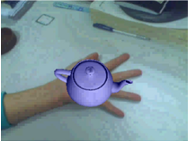
//> input picture new/1.png, 188 x 141 px, given in place of the camera
$ ./FeatureTracker   (built with g++ and OpenCV 4)
//> lines starting //> are read from the running program, lines starting //| are printed output that depends on the picture; after the words box and inside, x2 and y2 are one past the last pixel; in counts of white or black regions, pixels touching at a corner belong together
#include <stdio.h>
#include <opencv2/opencv.hpp>
#include <opencv2/core/core.hpp>
#include <opencv2/features2d/features2d.hpp>
#include <opencv2/highgui/highgui.hpp>
#include <opencv2/imgproc/imgproc.hpp>
#include <opencv2/video/video.hpp>
#include <iostream>

#define MIN_FEATURES 30
#define FAST_THRESHOLD 50
#define FEATURE_POINT_SIZE 3
#define MAX_FRAMES 50

using namespace cv;
using namespace std;

int main(int argc, char** argv )
{
   /* Video Camera Object */
   VideoCapture cam;

   /* Video Frame Images */
   Mat frame, frame_gray, oldframe;

   /* Matrix for Rigid Transform */
   Mat rigid_transform;

   /* Feature Point Vectors */
   std::vector<KeyPoint> keypoints;
   std::vector<Point2f> pts, tracked_pts, prev_pts, saved_pts;

   /* Status and Error Flags for KLT Algorithm */
   std::vector<uchar> status;
   std::vector<float> err;

   /* Pixed Distance Calculation Variables */
   float sum_x, sum_y, dist_x = 0, dist_y = 0;
   //int min_x, max_x, min_y, max_y;

   /* Frame Counter */
   int frame_count = 0;

   /* Open Camera Device */
   cam.open(0);

   /* Check Camera Device Opens (Returns -1 on Error) */
   if (!cam.isOpened()) {
      return -1;
   }

   /* Create Window for Displaying Video Feed */
   namedWindow("Feature Tracking", WINDOW_NORMAL);

   /* Loop Forever Until Camera Closed */
   while (cam.isOpened()) {
      /* Obtain Frame from Camera */
      cam >> frame;
//> frame is the input picture: 141 rows x 188 cols, CV_8UC3; mean B, G, R 152.8, 145.7, 122.6
      frame_count++;

      /* Convert Frame to Grayscale */
      cvtColor(frame, frame_gray, COLOR_BGR2GRAY);
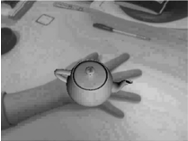
//> frame_gray: 141 rows x 188 cols, CV_8UC1; min 8, max 255, mean 139.6

      /* Check for Minimum Number of Features */
      if (tracked_pts.size() < MIN_FEATURES || frame_count == MAX_FRAMES) {
         /* Find New Features (FAST Algorithm) */
         FAST(frame_gray, keypoints, FAST_THRESHOLD, true);
//> keypoints = 14 keypoints; strongest (x, y, size): (130, 82, 7), (69, 73, 7), (54, 71, 7), (56, 69, 7)
         KeyPoint::convert(keypoints, pts);
//> pts = 14 Points (x, y), first 12: [12, 7], [94, 25], [111, 30], [56, 69], [71, 70], [54, 71], [69, 73], [68, 76], [106, 79], [64, 80], [130, 82], [118, 85]

         //goodFeaturesToTrack(frame_gray, pts, 50, 0.01, 0.1);

         /* Keep Track of Feature Points */
         tracked_pts = pts;
//> tracked_pts has the same summary as pts
         frame_count = 0;

         printf("FAST: Found %d Features\n", (int)pts.size());
//| FAST: Found 14 Features
      }
      else {
         /* Track Points (KLT Algorithm) */
         calcOpticalFlowPyrLK(oldframe, frame_gray, tracked_pts, pts, status, err);

         /* Failed Point Tracking */
         if (countNonZero(status) < status.size() * 0.8) {
            printf("ERROR\n");
            tracked_pts.clear();
            oldframe.release();
            continue;
         }

         /* Save Old Points */
         prev_pts = tracked_pts;

         /* Clear Tracked Points */
         tracked_pts.clear();
         saved_pts.clear();

         /* Reset Sum Variables */
         //sum_x = 0;
         //sum_y = 0;

         /* Rebuild Tracked Points Without Failed Points */
         for (int i = 0; i < status.size(); i++) {
            if(status[i]) {
               tracked_pts.push_back(pts[i]);

               /* Calculate Sum of Movement */
               //sum_x += pts[i].x - prev_pts[i].x;
               //sum_y += pts[i].y - prev_pts[i].y;

               saved_pts.push_back(prev_pts[i]);
            }
         }

         if (saved_pts.size()) {
            rigid_transform = estimateRigidTransform(saved_pts, tracked_pts, false);

            if (!rigid_transform.empty()) {
               /* Calculate Average Movement in X and Y Directions */
               dist_x += rigid_transform.at<double>(0,2);
               dist_y += rigid_transform.at<double>(1,2);
            }

            //dist_x += sum_x / tracked_pts.size();
            //dist_y += sum_y / tracked_pts.size();
            printf("X: %8.3f        Y: %8.3f\n", dist_x, dist_y);
         }
      }

      /* Plot Feature Points */
      for (int i = 0; i < tracked_pts.size(); i++) {
         circle(frame, tracked_pts[i], FEATURE_POINT_SIZE, Scalar(0, 0, 255), CV_FILLED);
      }
//> this loop made 14 passes
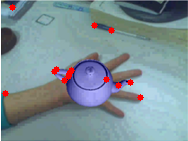
//> frame: 141 rows x 188 cols, CV_8UC3; 1.41% of pixels changed, all inside (x1, y1, x2, y2) = (2, 4, 144, 101)

      /* Save Old Frame */
      oldframe = frame_gray;

      /* Release Grayscale Frame */
      frame_gray.release();

      /* Display Frame in Window */
      imshow("Live View", frame);

      /* If Return Key Pressed, Exit */
      if (waitKey(1) >= 0) {
//> the Esc key is pressed
         break;
      }
   }

   return 0;
}

$ run again, on new/2.png
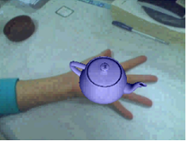
//> input picture new/2.png, 186 x 141 px, given in place of the camera
//> frame is the input picture: 141 rows x 186 cols, CV_8UC3; mean B, G, R 150.8, 143.1, 119.4
//> `cvtColor(frame, frame_gray, COLOR_BGR2GRAY);`:
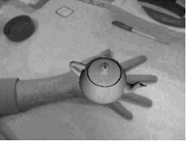
//> frame_gray: 141 rows x 186 cols, CV_8UC1; min 5, max 248, mean 136.9
//> keypoints = 18 keypoints; strongest (x, y, size): (143, 85, 7), (83, 67, 7), (79, 74, 7), (141, 84, 7)
//> pts = 18 Points (x, y), first 12: [143, 6], [56, 12], [113, 23], [182, 27], [130, 30], [72, 61], [70, 62], [83, 67], [105, 67], [126, 73], [79, 74], [119, 78]
//> tracked_pts has the same summary as pts
//| FAST: Found 18 Features
//> the loop `for (int i = 0; i < tracked_pts.size(); i++)` made 18 passes
//> after the loop `for (int i = 0; i < tracked_pts.size(); i++)`:
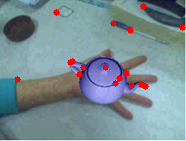
//> frame: 141 rows x 186 cols, CV_8UC3; 1.81% of pixels changed, all inside (x1, y1, x2, y2) = (14, 3, 186, 90)
